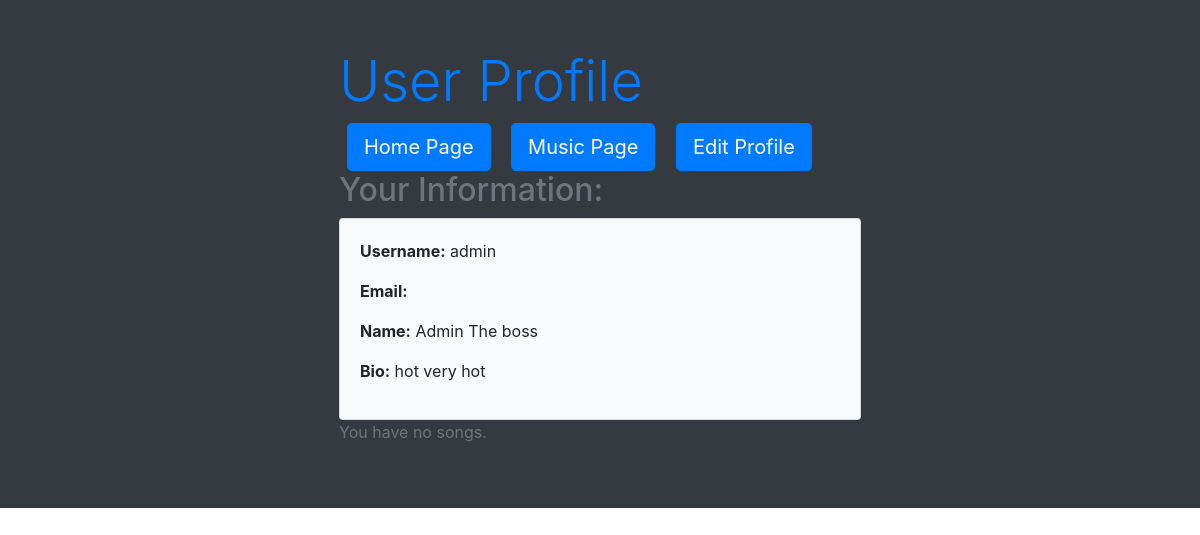
Page /profile/ (signed in) on the earlier database version.
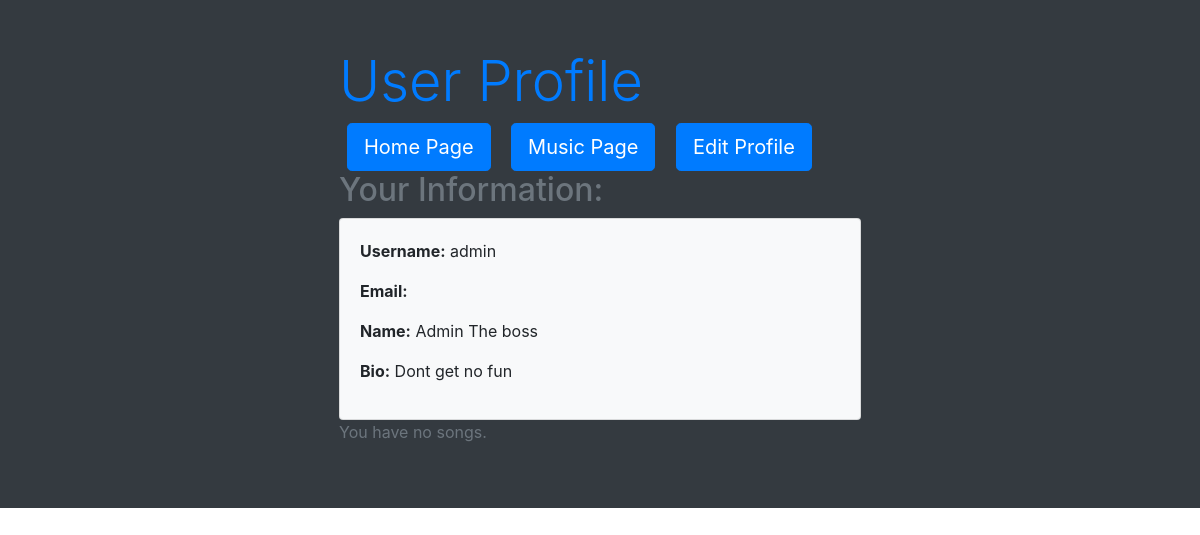
Same page on the later database version.
### music_streaming_app/models.py (models this page shows, shortened)
class User(AbstractUser):
    name = models.CharField(max_length=100, unique=True)
    bio = models.TextField()
    is_artist = models.BooleanField(default=False)
    email = models.EmailField(blank=True)

### music_streaming_app/views.py (the view)
# urls.py: path("profile/", views.profile, name="profile"), # DONE
def profile(request):
    user = request.user
    return render(request, "user_profile.html", {"user": user})

### music_streaming_app/templates/user_profile.html
{% extends "base.html" %}
{% block content %}
    <div class="container">
        <div class="row justify-content-center">
            <div class="col-md-6">
                <h1 class="display-4 text-primary">User Profile</h1>
                <a href="{% url "home-page" %}" class="btn btn-primary btn-lg mx-2">Home Page</a>
                <a href="{% url "music_page" %}" class="btn btn-primary btn-lg mx-2">Music Page</a>
                <a href="{% url "edit_profile_redirect" %}" class="btn btn-primary btn-lg mx-2">Edit Profile</a>
                <h2 class="text-secondary">Your Information:</h2>
                <div class="card bg-light">
                    <div class="card-body">
                        <p><strong>Username:</strong> {{ user.username }}</p>
                        <p><strong>Email:</strong> {{ user.email }}</p>
                        <p><strong>Name:</strong> {{ user.name }}</p>
                        <p><strong>Bio:</strong> {{ user.bio }}</p>
                    </div>
                </div>
                {% if user.is_artist %}
                    <h2 class="text-secondary">Songs:</h2>
                    <ul class="list-group">
                        {% for song in user.tracks.all %}
                            <li class="list-group-item">
                                {{ song.title }} ({{ song.genre }})
                                <a href="{% url "music_edit" song.id %}" class="btn btn-secondary btn-sm">Edit</a>
                                <a href="{% url "music_delete" song.id %}" class="btn btn-danger btn-sm">Delete</a>
                            </li>
                        {% endfor %}
                    </ul>
                {% else %}
                    <p class="text-secondary">You have no songs.</p>
                {% endif %}
            </div>
        </div>
    </div>
{% endblock %}

Differences in the rows shown:
changed User "admin": bio "hot very hot" → "Dont get no fun"
